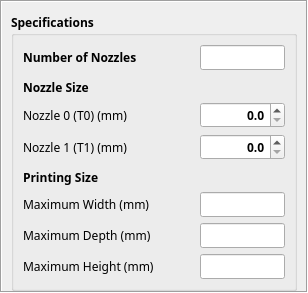
          <widget class="QFrame" name="frame_left">
           <property name="minimumSize">
            <size>
             <width>0</width>
             <height>0</height>
            </size>
           </property>
           <property name="sizeIncrement">
            <size>
             <width>0</width>
             <height>0</height>
            </size>
           </property>
           <property name="frameShape">
            <enum>QFrame::Box</enum>
           </property>
           <property name="frameShadow">
            <enum>QFrame::Sunken</enum>
           </property>
           <layout class="QVBoxLayout" name="verticalLayout_4">
            <property name="spacing">
             <number>12</number>
            </property>
            <property name="leftMargin">
             <number>9</number>
            </property>
            <property name="rightMargin">
             <number>9</number>
            </property>
            <property name="bottomMargin">
             <number>0</number>
            </property>
            <item>
             <widget class="QGroupBox" name="groupBox_spec">
              <property name="font">
               <font>
                <family>맑은 고딕</family>
                <pointsize>9</pointsize>
                <weight>75</weight>
                <bold>true</bold>
               </font>
              </property>
              <property name="title">
               <string>Specifications</string>
              </property>
              <property name="flat">
               <bool>true</bool>
              </property>
              <property name="checkable">
               <bool>false</bool>
              </property>
              <layout class="QVBoxLayout" name="verticalLayout_3">
               <property name="spacing">
                <number>9</number>
               </property>
               <property name="leftMargin">
                <number>9</number>
               </property>
               <property name="topMargin">
                <number>9</number>
               </property>
               <property name="rightMargin">
                <number>9</number>
               </property>
               <property name="bottomMargin">
                <number>9</number>
               </property>
               <item>
                <widget class="QFrame" name="frame_numOfExtruder">
                 <property name="sizePolicy">
                  <sizepolicy hsizetype="Preferred" vsizetype="Expanding">
                   <horstretch>0</horstretch>
                   <verstretch>0</verstretch>
                  </sizepolicy>
                 </property>
                 <property name="font">
                  <font>
                   <family>맑은 고딕</family>
                   <pointsize>9</pointsize>
                   <weight>50</weight>
                   <bold>false</bold>
                  </font>
                 </property>
                 <layout class="QHBoxLayout" name="horizontalLayout_2" stretch="2,1">
                  <property name="leftMargin">
                   <number>0</number>
                  </property>
                  <property name="topMargin">
                   <number>0</number>
                  </property>
                  <property name="rightMargin">
                   <number>0</number>
                  </property>
                  <property name="bottomMargin">
                   <number>0</number>
                  </property>
                  <item>
                   <widget class="QLabel" name="label_10">
                    <property name="font">
                     <font>
                      <family>맑은 고딕</family>
                      <pointsize>9</pointsize>
                      <weight>75</weight>
                      <bold>true</bold>
                     </font>
                    </property>
                    <property name="text">
                     <string>Number of Nozzles</string>
                    </property>
                   </widget>
                  </item>
                  <item>
                   <widget class="QLineEdit" name="lineEdit_extruder_count">
                    <property name="enabled">
                     <bool>true</bool>
                    </property>
                    <property name="minimumSize">
                     <size>
                      <width>0</width>
                      <height>0</height>
                     </size>
                    </property>
                    <property name="font">
                     <font>
                      <family>맑은 고딕</family>
                      <pointsize>9</pointsize>
                      <weight>75</weight>
                      <bold>true</bold>
                     </font>
                    </property>
                    <property name="layoutDirection">
                     <enum>Qt::LeftToRight</enum>
                    </property>
                    <property name="alignment">
                     <set>Qt::AlignRight|Qt::AlignTrailing|Qt::AlignVCenter</set>
                    </property>
                    <property name="readOnly">
                     <bool>true</bool>
                    </property>
                   </widget>
                  </item>
                 </layout>
                </widget>
               </item>
               <item>
                <widget class="QFrame" name="frame_nozzleSize">
                 <property name="font">
                  <font>
                   <family>맑은 고딕</family>
                   <pointsize>9</pointsize>
                   <weight>75</weight>
                   <bold>true</bold>
                  </font>
                 </property>
                 <layout class="QGridLayout" name="gridLayout_9" columnstretch="2,1">
                  <property name="leftMargin">
                   <number>0</number>
                  </property>
                  <property name="topMargin">
                   <number>0</number>
                  </property>
                  <property name="rightMargin">
                   <number>0</number>
                  </property>
                  <property name="bottomMargin">
                   <number>0</number>
                  </property>
                  <item row="0" column="0">
                   <widget class="QLabel" name="label_3">
                    <property name="font">
                     <font>
                      <family>맑은 고딕</family>
                      <weight>75</weight>
                      <bold>true</bold>
                     </font>
                    </property>
                    <property name="text">
                     <string>Nozzle Size</string>
                    </property>
                   </widget>
                  </item>
                  <item row="2" column="0">
                   <widget class="QLabel" name="label_nozzle_size_T1">
                    <property name="font">
                     <font>
                      <family>맑은 고딕</family>
                      <pointsize>9</pointsize>
                      <weight>50</weight>
                      <bold>false</bold>
                     </font>
                    </property>
                    <property name="text">
                     <string>Nozzle 1 (T1) (mm)</string>
                    </property>
                   </widget>
                  </item>
                  <item row="1" column="0">
                   <widget class="QLabel" name="label_nozzle_size_T0">
                    <property name="font">
                     <font>
                      <family>맑은 고딕</family>
                      <pointsize>9</pointsize>
                      <weight>50</weight>
                      <bold>false</bold>
                     </font>
                    </property>
                    <property name="text">
                     <string>Nozzle 0 (T0) (mm)</string>
                    </property>
                   </widget>
                  </item>
                  <item row="1" column="1">
                   <widget class="CustomDoubleSpinBox" name="doubleSpinBox_nozzle_size_T0">
                    <property name="enabled">
                     <bool>true</bool>
                    </property>
                    <property name="font">
                     <font>
                      <family>맑은 고딕</family>
                      <weight>75</weight>
                      <bold>true</bold>
                     </font>
                    </property>
                    <property name="alignment">
                     <set>Qt::AlignRight|Qt::AlignTrailing|Qt::AlignVCenter</set>
                    </property>
                    <property name="readOnly">
                     <bool>false</bool>
                    </property>
                    <property name="decimals">
                     <number>1</number>
                    </property>
                   </widget>
                  </item>
                  <item row="2" column="1">
                   <widget class="CustomDoubleSpinBox" name="doubleSpinBox_nozzle_size_T1">
                    <property name="font">
                     <font>
                      <family>맑은 고딕</family>
                      <weight>75</weight>
                      <bold>true</bold>
                     </font>
                    </property>
                    <property name="alignment">
                     <set>Qt::AlignRight|Qt::AlignTrailing|Qt::AlignVCenter</set>
                    </property>
                    <property name="readOnly">
                     <bool>false</bool>
                    </property>
                    <property name="decimals">
                     <number>1</number>
                    </property>
                   </widget>
                  </item>
                 </layout>
                </widget>
               </item>
               <item>
                <widget class="QFrame" name="frame_printingSize">
                 <property name="font">
                  <font>
                   <family>맑은 고딕</family>
                   <pointsize>9</pointsize>
                   <weight>75</weight>
                   <bold>true</bold>
                  </font>
                 </property>
                 <layout class="QGridLayout" name="gridLayout_2" columnstretch="2,1" columnminimumwidth="0,0">
                  <property name="leftMargin">
                   <number>0</number>
                  </property>
                  <property name="topMargin">
                   <number>0</number>
                  </property>
                  <property name="rightMargin">
                   <number>0</number>
                  </property>
                  <property name="bottomMargin">
                   <number>0</number>
                  </property>
                  <item row="2" column="0">
                   <widget class="QLabel" name="label_machine_depth">
                    <property name="font">
                     <font>
                      <family>맑은 고딕</family>
                      <pointsize>9</pointsize>
                      <weight>50</weight>
                      <bold>false</bold>
                     </font>
                    </property>
                    <property name="text">
                     <string>Maximum Depth (mm)</string>
                    </property>
                   </widget>
                  </item>
                  <item row="3" column="1">
                   <widget class="QLineEdit" name="lineEdit_machine_height">
                    <property name="enabled">
                     <bool>true</bool>
                    </property>
                    <property name="minimumSize">
                     <size>
                      <width>0</width>
                      <height>0</height>
                     </size>
                    </property>
                    <property name="font">
                     <font>
                      <family>맑은 고딕</family>
                      <pointsize>9</pointsize>
                      <weight>75</weight>
                      <bold>true</bold>
                     </font>
                    </property>
                    <property name="layoutDirection">
                     <enum>Qt::LeftToRight</enum>
                    </property>
                    <property name="alignment">
                     <set>Qt::AlignRight|Qt::AlignTrailing|Qt::AlignVCenter</set>
                    </property>
                    <property name="readOnly">
                     <bool>true</bool>
                    </property>
                   </widget>
                  </item>
                  <item row="2" column="1">
                   <widget class="QLineEdit" name="lineEdit_machine_depth">
                    <property name="enabled">
                     <bool>true</bool>
                    </property>
                    <property name="minimumSize">
                     <size>
                      <width>0</width>
                      <height>0</height>
                     </size>
                    </property>
                    <property name="font">
                     <font>
                      <family>맑은 고딕</family>
                      <pointsize>9</pointsize>
                      <weight>75</weight>
                      <bold>true</bold>
                     </font>
                    </property>
                    <property name="layoutDirection">
                     <enum>Qt::LeftToRight</enum>
                    </property>
                    <property name="alignment">
                     <set>Qt::AlignRight|Qt::AlignTrailing|Qt::AlignVCenter</set>
                    </property>
                    <property name="readOnly">
                     <bool>true</bool>
                    </property>
                   </widget>
                  </item>
                  <item row="1" column="0">
                   <widget class="QLabel" name="label_machine_width">
                    <property name="font">
                     <font>
                      <family>맑은 고딕</family>
                      <pointsize>9</pointsize>
                      <weight>50</weight>
                      <bold>false</bold>
                     </font>
                    </property>
                    <property name="text">
                     <string>Maximum Width (mm)</string>
                    </property>
                   </widget>
                  </item>
                  <item row="3" column="0">
                   <widget class="QLabel" name="label_machine_height">
                    <property name="font">
                     <font>
                      <family>맑은 고딕</family>
                      <pointsize>9</pointsize>
                      <weight>50</weight>
                      <bold>false</bold>
                     </font>
                    </property>
                    <property name="text">
                     <string>Maximum Height (mm)</string>
                    </property>
                   </widget>
                  </item>
                  <item row="1" column="1">
                   <widget class="QLineEdit" name="lineEdit_machine_width">
                    <property name="enabled">
                     <bool>true</bool>
                    </property>
                    <property name="minimumSize">
                     <size>
                      <width>0</width>
                      <height>0</height>
                     </size>
                    </property>
                    <property name="font">
                     <font>
                      <family>맑은 고딕</family>
                      <pointsize>9</pointsize>
                      <weight>75</weight>
                      <bold>true</bold>
                     </font>
                    </property>
                    <property name="layoutDirection">
                     <enum>Qt::LeftToRight</enum>
                    </property>
                    <property name="alignment">
                     <set>Qt::AlignRight|Qt::AlignTrailing|Qt::AlignVCenter</set>
                    </property>
                    <property name="readOnly">
                     <bool>true</bool>
                    </property>
                   </widget>
                  </item>
                  <item row="0" column="0">
                   <widget class="QLabel" name="label">
                    <property name="font">
                     <font>
                      <family>맑은 고딕</family>
                      <weight>75</weight>
                      <bold>true</bold>
                     </font>
                    </property>
                    <property name="text">
                     <string>Printing Size</string>
                    </property>
                   </widget>
                  </item>
                 </layout>
                </widget>
               </item>
              </layout>
             </widget>
            </item>
           </layout>
          </widget>
